Frame 1 (no input): blank canvas, image omitted
Frame 60 (no input): blank canvas, image omitted
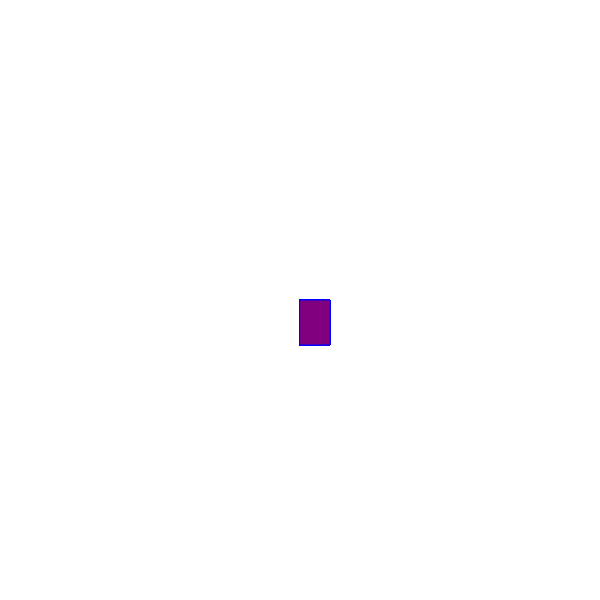
Frame 120 (the mouse pressed at the canvas centre since frame 60)

The p5.js sketch whose frames 1 and 60 were blank and that drew this single picture after the mouse press (run headless with seeded random() and noise() and a simulated clock; from frame 60 on, the mouse is pressed at the canvas centre):

// p5.js sketch
// ── sketch.js
function setup() {
  createCanvas(600, 600);
  background(255);
}

function draw() {

  stroke ("blue");
  fill ("purple");
  
  // console.log(mouseIsPressed);

  if (mouseIsPressed)
  rect(mouseX, mouseY, 30, 45);
}
